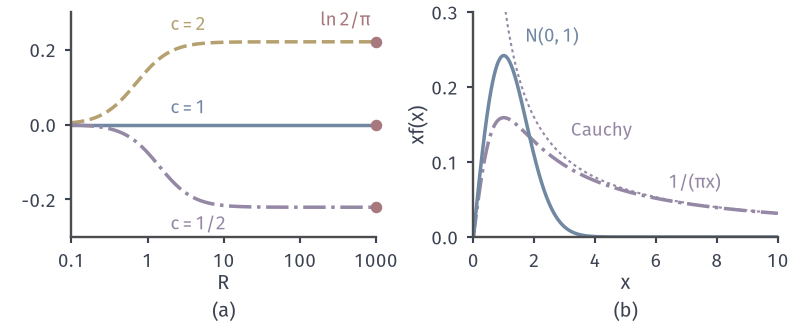

Write the Python code that produced this figure.
"""Cauchy: (a) truncated means int_{-R}^{cR} x f(x)dx for c=1/2,1,2; (b) x f(x) for Cauchy vs normal."""
from pathlib import Path
import sys
sys.path.insert(0, str(Path(__file__).resolve().parent.parent/"cdist-common"))
from cdist_fig import *

import math
fig, axes = figure(width_mm=112, height_mm=46, ncols=2)
panel(fig, left=.09, bottom=.27, wspace=.32)
ax = axes[0]; style(ax)
R = np.logspace(-1, 3, 400)
for c, col, ls in ((2, YELLOW, '--'), (1, BLUE, '-'), (.5, PURPLE, '-.')):
    ax.plot(R, np.log((1+c**2*R**2)/(1+R**2))/(2*np.pi), color=col, lw=1.4, ls=ls)
    ax.plot([R[-1]], [math.log(c)/np.pi], 'o', color=RED, ms=3.6, clip_on=False, zorder=6)
ax.set_xscale('log'); ax.minorticks_off()
lab(ax, 2, .25, '$c=2$', YELLOW); lab(ax, 2, .03, '$c=1$', BLUE); lab(ax, 2, -.28, '$c=1/2$', PURPLE)
lab(ax, 400, .262, r'$\ln 2/\pi$', RED, ha='center')
ax.set_xlim(.1, 1000); ax.set_ylim(-.3, .3); ax.set_xticks([.1, 1, 10, 100, 1000]); ax.set_xticklabels(['0.1', '1', '10', '100', '1000']); ax.set_yticks([-.2, 0, .2])
ax.set_xlabel('$R$', labelpad=1)
ax = axes[1]; style(ax)
x = np.linspace(0, 10, 800)
ax.plot(x, x/(np.pi*(1+x**2)), color=PURPLE, lw=1.4, ls='-.')
ax.plot(x, x*phi(x), color=BLUE, lw=1.4)
ax.plot(x[80:], 1/(np.pi*x[80:]), color=PURPLE, lw=.85, ls=DOT)
lab(ax, 3.2, .135, 'Cauchy', PURPLE); lab(ax, 1.7, .26, r'$\mathcal{N}(0,1)$', BLUE); lab(ax, 6.4, .065, r'$1/(\pi x)$', PURPLE)
ax.set_xlim(0, 10); ax.set_ylim(0, .3); ax.set_xticks([0, 2, 4, 6, 8, 10]); ax.set_yticks([0, .1, .2, .3])
ax.set_xlabel('$x$', labelpad=1); ax.set_ylabel('$x f(x)$', labelpad=1)
tags(fig, axes)
save(fig, here(__file__), 'figure', {'limits': {'c=2': math.log(2)/math.pi, 'c=1': 0, 'c=1/2': -math.log(2)/math.pi}})
